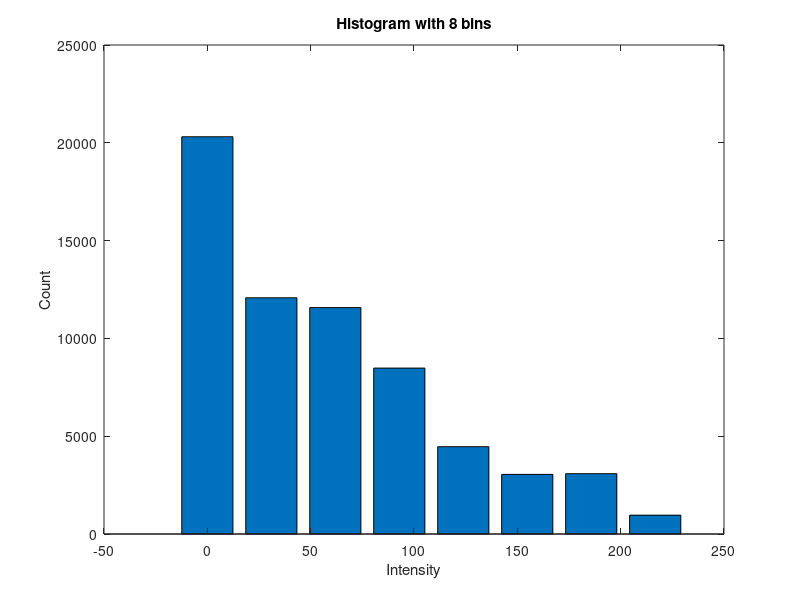
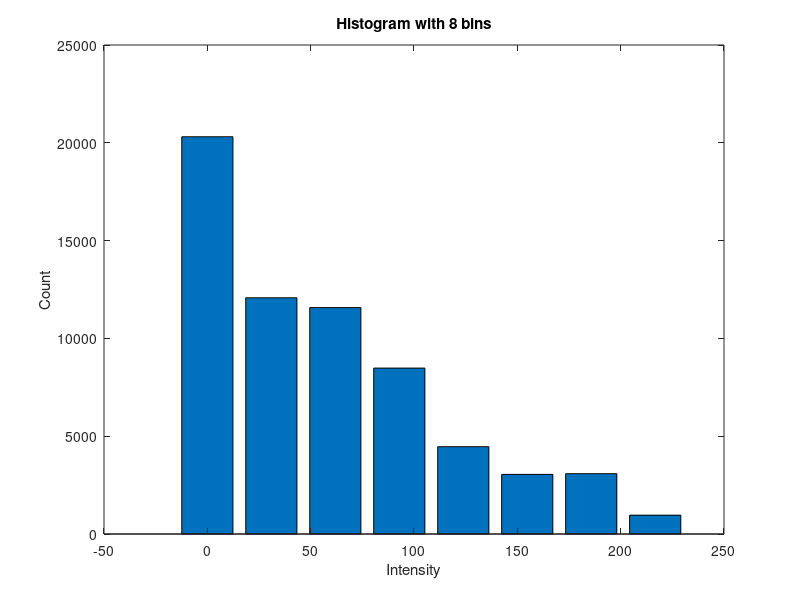
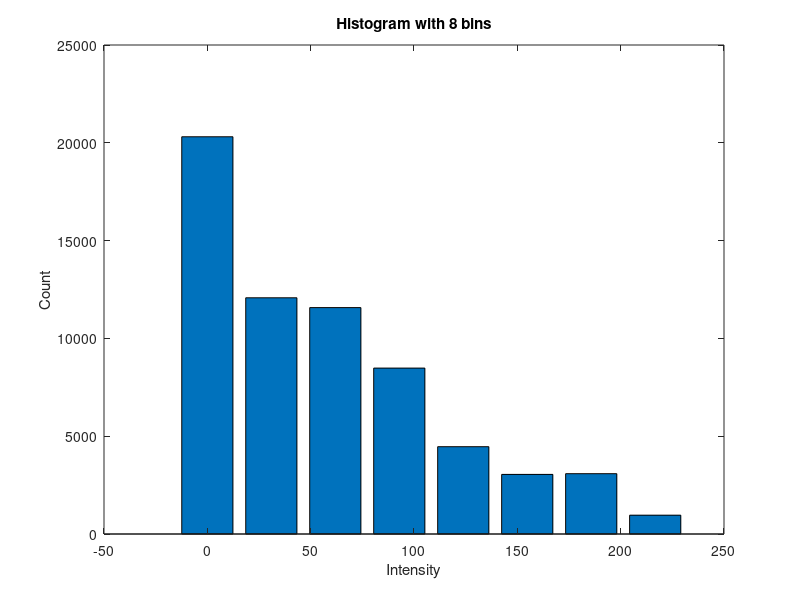
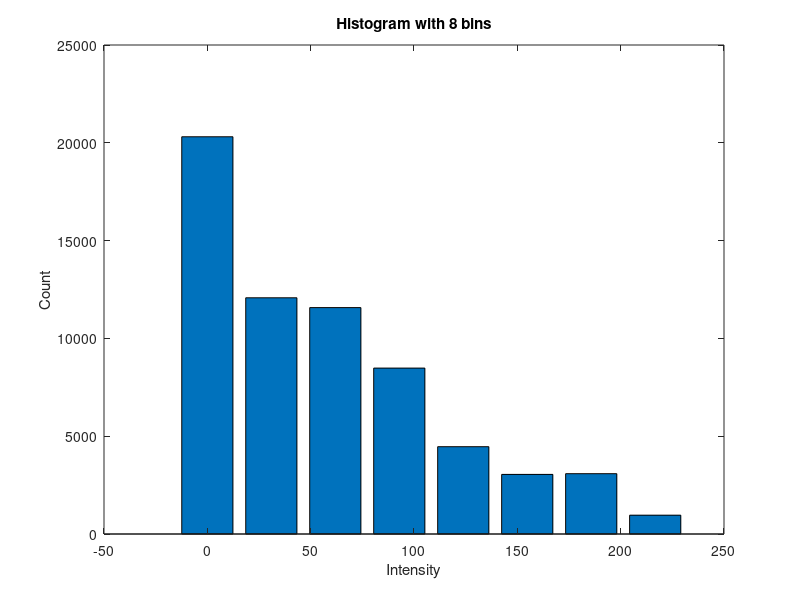

Here is the MATLAB script that generated these plots, in order:
% Import the data from the filehistogram=importdata('imagej_clown_histogram.txt', ' ', 1);% Plot the data using a bar chartbar(histogram.data(:, 1), histogram.data(:, 2));% Set the title of the graph%title(’Histogram with 16 bins’, ’fontsize’, 16, ’Fontname’, ’Helvetica’)% For GNU octave, use:title('Histogram with 8 bins')% Set the axis labels%xlabel(’Intensity’, ’fontsize’, 16, ’Fontname’, ’Helvetica’)%ylabel(’Count’, ’fontsize’, 16, ’Fontname’, ’Helvetica’)% For GNU octave, use:xlabel('Intensity')ylabel('Count')% Store the graph in an EPS file (vector graphics)%print -depsc histogram_matlab.eps% For GNU octave, use:print -deps -color -FHelvetica:8 "imagej_clown_histogram.eps"% Store the graph in a PNG file (bitmap)%print -dpng  histogram_matlab.png% For GNU octave, use:print -dpng -color -FHelvetica:8 "imagej_clown_histogram.png"% Import the data from the filehistogram=importdata('my_clown_histogram.txt', ' ', 1);% Plot the data using a bar chartbar(histogram.data(:, 1), histogram.data(:, 2));% Set the title of the graph%title(’Histogram with 16 bins’, ’fontsize’, 16, ’Fontname’, ’Helvetica’)% For GNU octave, use:title('Histogram with 8 bins')% Set the axis labels%xlabel(’Intensity’, ’fontsize’, 16, ’Fontname’, ’Helvetica’)%ylabel(’Count’, ’fontsize’, 16, ’Fontname’, ’Helvetica’)% For GNU octave, use:xlabel('Intensity')ylabel('Count')% Store the graph in an EPS file (vector graphics)%print -depsc histogram_matlab.eps% For GNU octave, use:print -deps -color -FHelvetica:8 "my_clown_histogram.eps"% Store the graph in a PNG file (bitmap)%print -dpng  histogram_matlab.png% For GNU octave, use:print -dpng -color -FHelvetica:8 "my_clown_histogram.png"% Import the data from the filehistogram=importdata('imagej_clown_noise_histogram.txt', ' ', 1);% Plot the data using a bar chartbar(histogram.data(:, 1), histogram.data(:, 2));% Set the title of the graph%title(’Histogram with 16 bins’, ’fontsize’, 16, ’Fontname’, ’Helvetica’)% For GNU octave, use:title('Histogram with 8 bins')% Set the axis labels%xlabel(’Intensity’, ’fontsize’, 16, ’Fontname’, ’Helvetica’)%ylabel(’Count’, ’fontsize’, 16, ’Fontname’, ’Helvetica’)% For GNU octave, use:xlabel('Intensity')ylabel('Count')% Store the graph in an EPS file (vector graphics)%print -depsc histogram_matlab.eps% For GNU octave, use:print -deps -color -FHelvetica:8 "imagej_clown_noise_histogram.eps"% Store the graph in a PNG file (bitmap)%print -dpng  histogram_matlab.png% For GNU octave, use:print -dpng -color -FHelvetica:8 "imagej_clown_noise_histogram.png"% Import the data from the filehistogram=importdata('my_clown_noise_histogram.txt', ' ', 1);% Plot the data using a bar chartbar(histogram.data(:, 1), histogram.data(:, 2));% Set the title of the graph%title(’Histogram with 16 bins’, ’fontsize’, 16, ’Fontname’, ’Helvetica’)% For GNU octave, use:title('Histogram with 8 bins')% Set the axis labels%xlabel(’Intensity’, ’fontsize’, 16, ’Fontname’, ’Helvetica’)%ylabel(’Count’, ’fontsize’, 16, ’Fontname’, ’Helvetica’)% For GNU octave, use:xlabel('Intensity')ylabel('Count')% Store the graph in an EPS file (vector graphics)%print -depsc histogram_matlab.eps% For GNU octave, use:print -deps -color -FHelvetica:8 "my_clown_noise_histogram.eps"% Store the graph in a PNG file (bitmap)%print -dpng  histogram_matlab.png% For GNU octave, use:print -dpng -color -FHelvetica:8 "my_clown_noise_histogram.png"